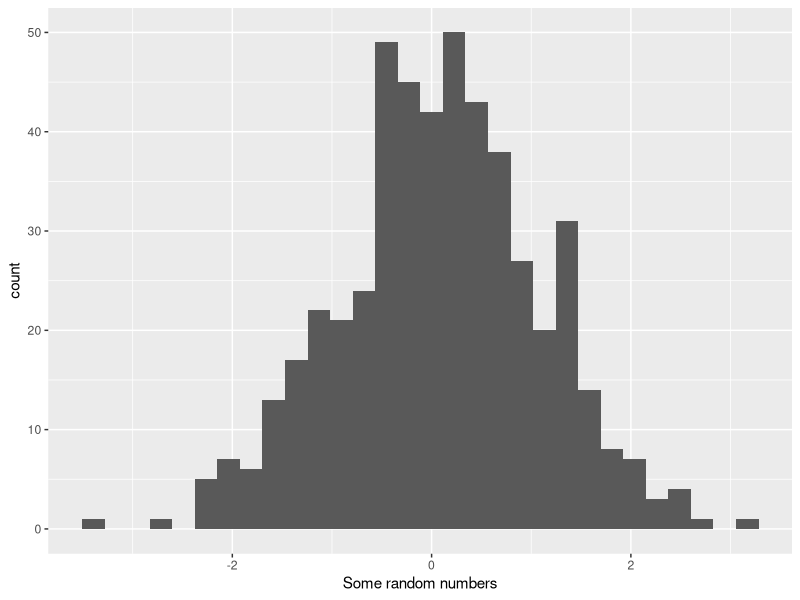

Write R code to recreate this figure.
# Simple histogram
library(ggplot2)

x <- data.frame(rnorm(500))
colnames(x) <- "rand_nos"

# Add a title
ggplot(x, aes(rand_nos)) +
  geom_histogram() +
  xlab("Some random numbers")
